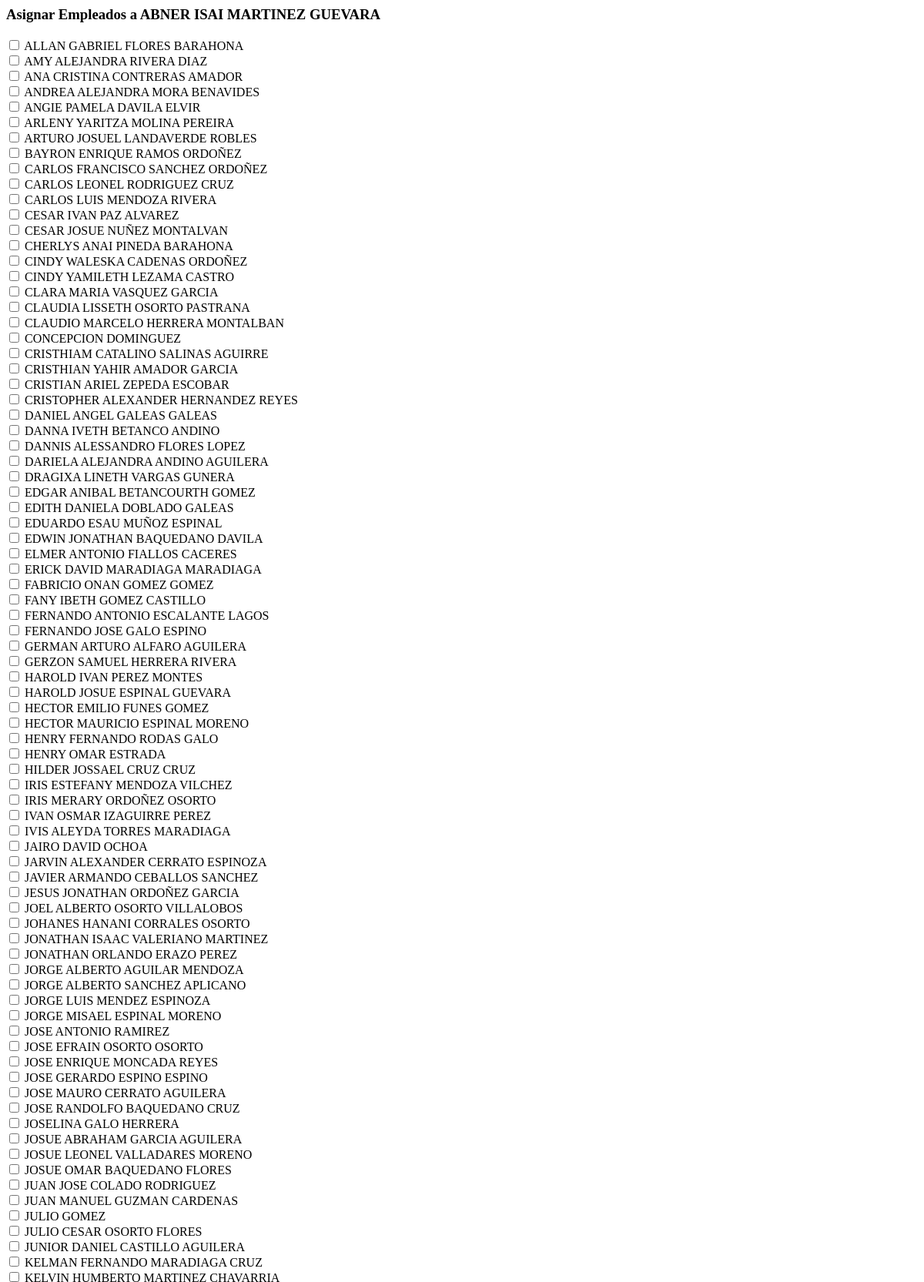
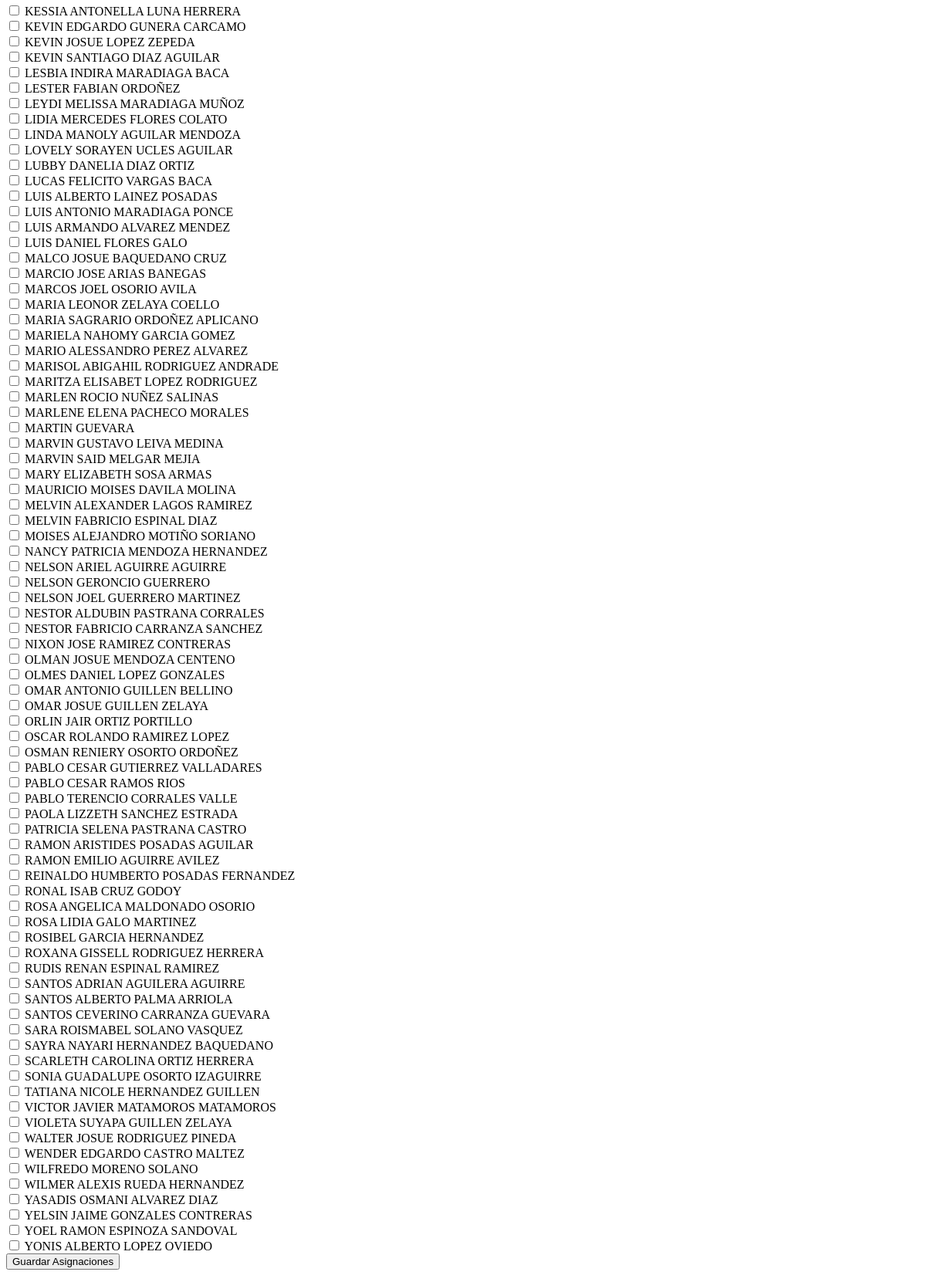
Before: /marcaje/nomas/1/ with the older database file (2 pictures, top to bottom).
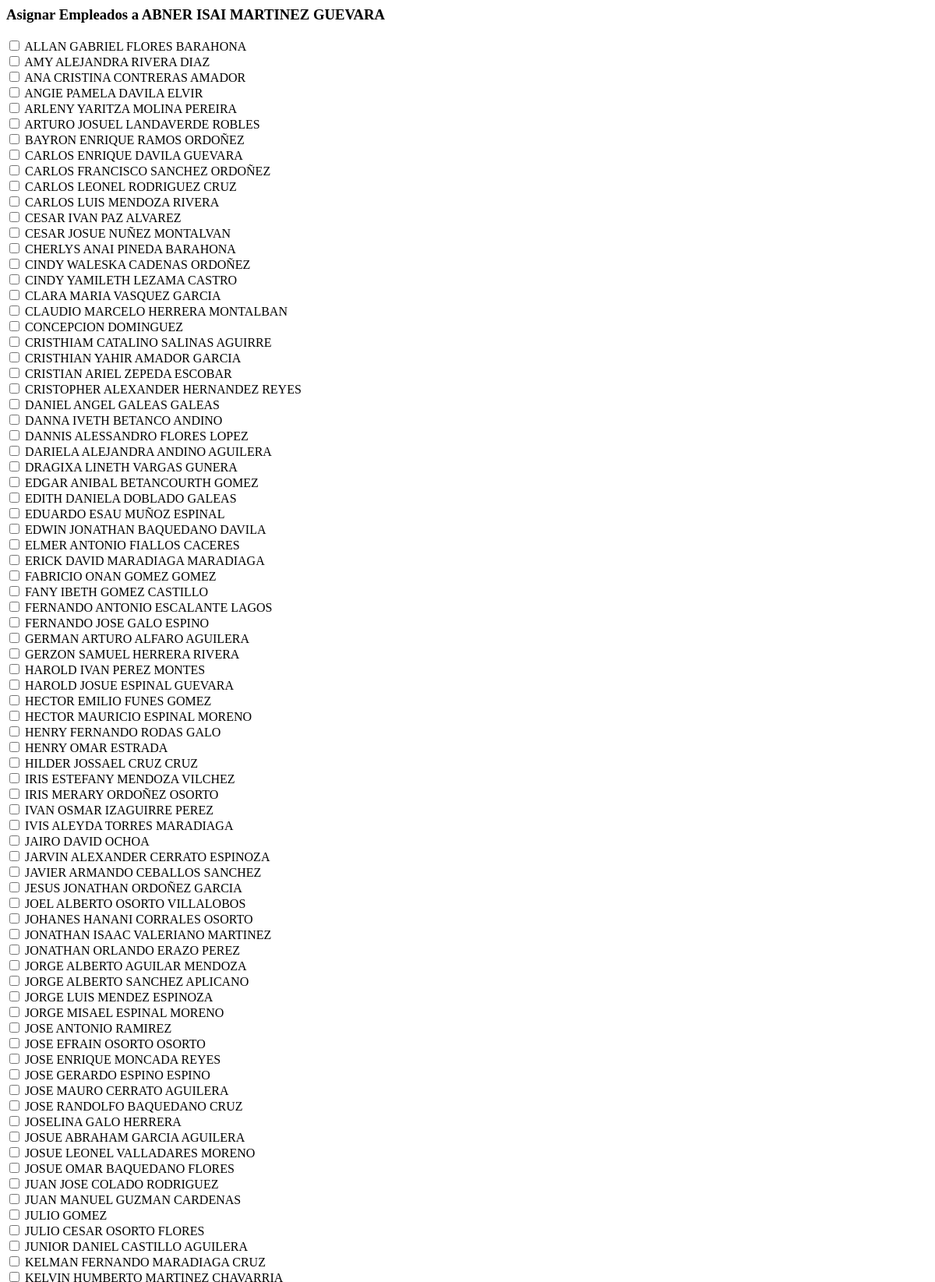
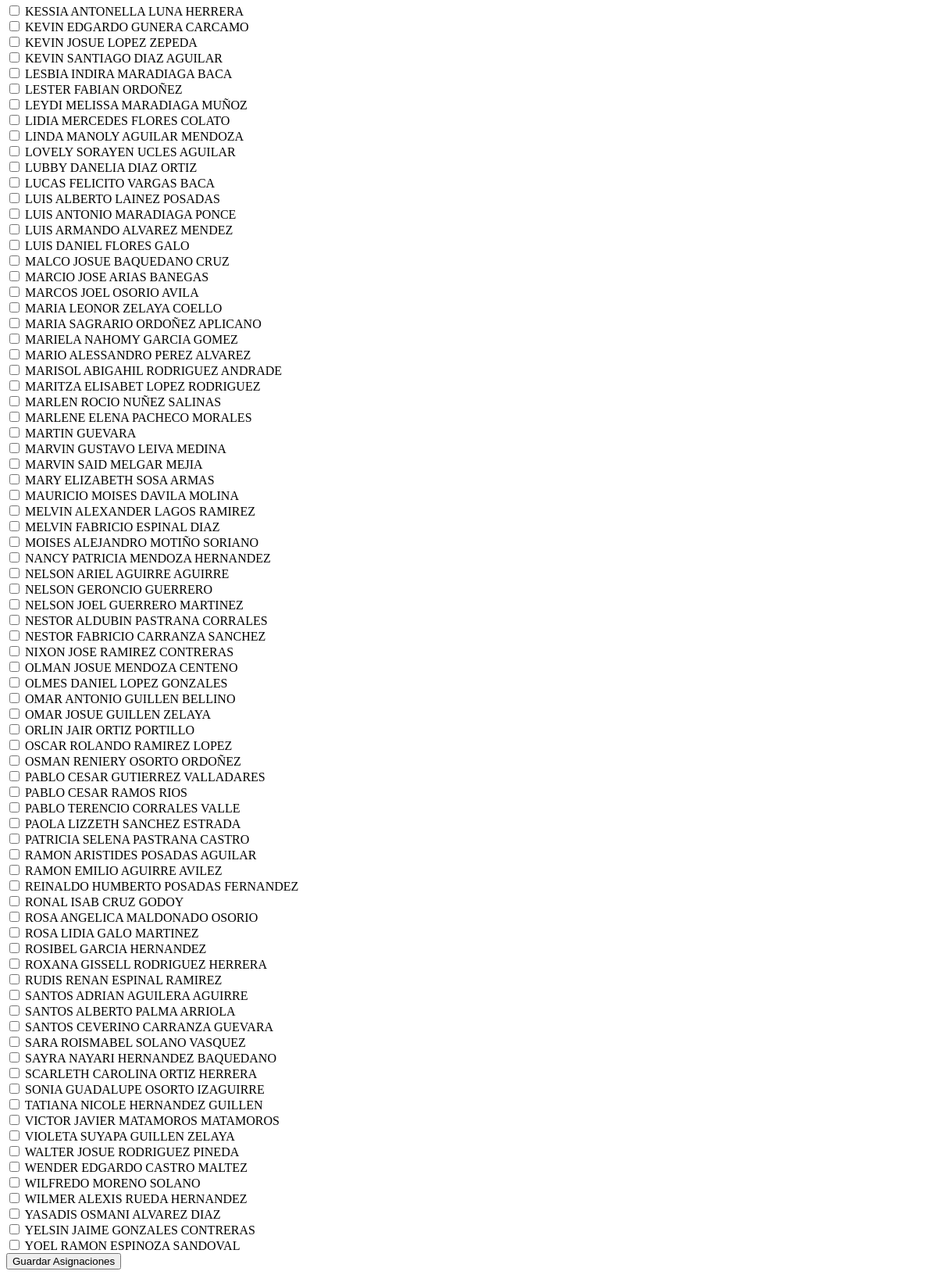
After: the same page with the newer database file (2 pictures, top to bottom).
### marcaje/models.py (models this page shows, shortened)
class Empleado(models.Model):
    id_externo = models.IntegerField(unique=True)
    codigo = models.CharField(max_length=20)
    nombre = models.CharField(max_length=100)
    departamento = models.CharField(max_length=100)
    sucursal = models.ForeignKey(Sucursal, on_delete=models.PROTECT)
    es_encargado = models.BooleanField(default=False)
    class Meta:
        verbose_name = "Empleado"
        verbose_name_plural = "Empleados"
        ordering = ['nombre']

### marcaje/views.py (the view, shortened to what this page needs)
# urls.py: path('nomas/<int:encargado_id>/', views.asignar_empleados, name='asignar_empleados'),
def asignar_empleados(request, encargado_id):
    encargado = get_object_or_404(Empleado, id=encargado_id, es_encargado=True)
    empleados_disponibles = Empleado.objects.filter(
        es_encargado=False,
        encargado_asignado__isnull=True
    )
    html = render_to_string('asignar_empleados.html', {
        'encargado': encargado,
        'empleados': empleados_disponibles
    })
    return HttpResponse(html)

### marcaje/templates/asignar_empleados.html (shortened to what this page needs)
    <h3>Asignar Empleados a {{ encargado.nombre }}</h3>
    <form method="post"  hx-post="{% url 'asignar_empleados' encargado.id %}"
    hx-target="#asignar"
    hx-swap="innerHTML">
        <div class="empleados-container">
            {% for empleado in empleados %}
                <div class="empleado-item">
                    <input type="checkbox" name="empleados_ids" value="{{ empleado.id }}" id="emp_{{ empleado.id }}">
                    <label for="emp_{{ empleado.id }}">{{ empleado.nombre }}</label>
                </div>
            {% empty %}
                <p>Todos los empleados ya tienen encargado asignado.</p>
            {% endfor %}
        </div>
        {% if empleados %}
            <button type="submit" class="submit-btn">Guardar Asignaciones</button>
        {% endif %}
    </form>

Changed rows visible on the page:
no longer on this page (row edited): Empleado: nombre "ANDREA ALEJANDRA MORA BENAVIDES"
no longer on this page (row edited): Empleado: nombre "CLAUDIA LISSETH OSORTO PASTRANA"
no longer on this page (row unchanged): Empleado: nombre "YONIS ALBERTO LOPEZ OVIEDO"
now on this page (row edited): Empleado: nombre "CARLOS ENRIQUE DAVILA GUEVARA"
